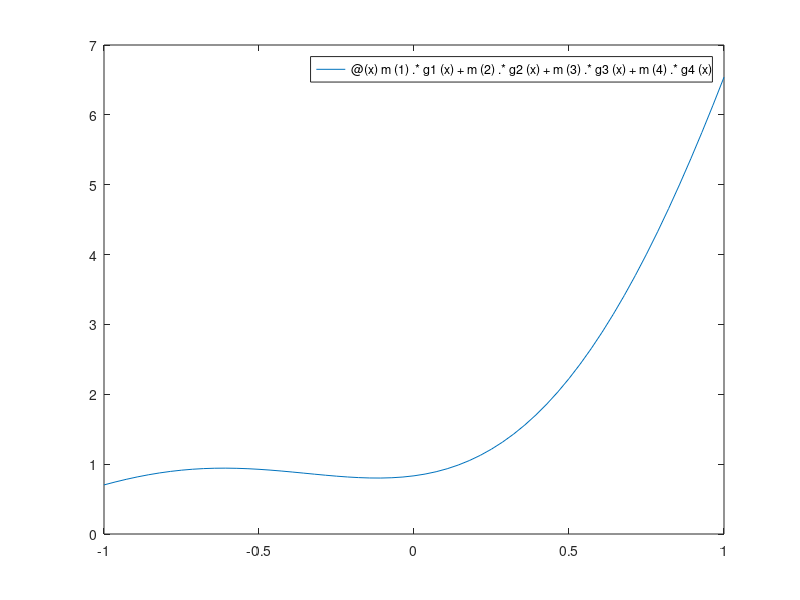

This figure's MATLAB source:
format long

f = @(x) exp(x.*(x+1));

g1 = @(x) 1*ones(size(x));
g2 = @(x) sin(x);
g3 = @(x) cos(x);
g4 = @(x) sin(x).*cos(x);

A = [quad(@(x)g1(x).*g1(x),-1,1,1e-12) quad(@(x)g2(x).*g1(x),-1,1,1e-12) quad(@(x)g3(x).*g1(x),-1,1,1e-12) quad(@(x)g4(x).*g1(x),-1,1,1e-12);
     quad(@(x)g1(x).*g2(x),-1,1,1e-12) quad(@(x)g2(x).*g2(x),-1,1,1e-12) quad(@(x)g3(x).*g2(x),-1,1,1e-12) quad(@(x)g4(x).*g2(x),-1,1,1e-12);
     quad(@(x)g1(x).*g3(x),-1,1,1e-12) quad(@(x)g2(x).*g3(x),-1,1,1e-12) quad(@(x)g3(x).*g3(x),-1,1,1e-12) quad(@(x)g4(x).*g3(x),-1,1,1e-12);
     quad(@(x)g1(x).*g4(x),-1,1,1e-12) quad(@(x)g2(x).*g4(x),-1,1,1e-12) quad(@(x)g3(x).*g4(x),-1,1,1e-12) quad(@(x)g4(x).*g4(x),-1,1,1e-12)];

%grammova matrika
A

b = [quad(@(x)f(x).*g1(x),-1,1,1e-12), quad(@(x)f(x).*g2(x),-1,1,1e-12), quad(@(x)f(x).*g3(x),-1,1,1e-12), quad(@(x)f(x).*g4(x),-1,1,1e-12)]';

b

m = linsolve(A, b);

%koeficienti polinoma
m

p = @(x) m(1).*g1(x) + m(2).*g2(x) + m(3).*g3(x) + m(4).*g4(x);

r = @(x) f(x) - p(x);

norma = sqrt(quad(@(x)r(x).*r(x),-1,1,1e-12))


fplot(f, [-1,1])
fplot(p, [-1,1])
     